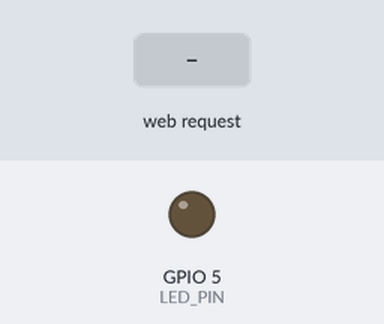
Recording of a sketch running on a simulated ESP8266 (NodeMCU). Shown: output pins drawn as LEDs (lit = HIGH). Inputs (shaded band) come from the test bench. WiFi joins after 1.5 s; servers stay silent unless stated; what the sketch prints to the serial monitor is not drawn.

Above: at 3.2 s.
3.3 s: HTTP request GET /led/on received
At 3.6 s:
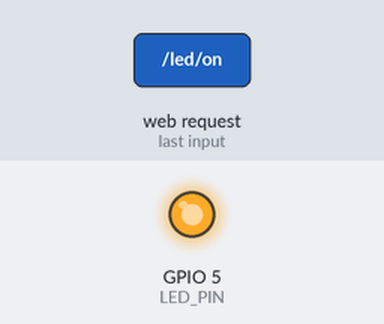
4.8 s: HTTP request GET /led/off received
At 6.0 s:
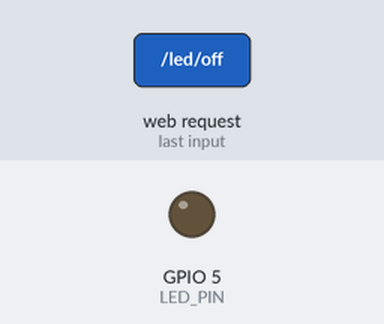
Timing chart, 0 to 7.8 s (numbered marks = the images above; inputs shaded):
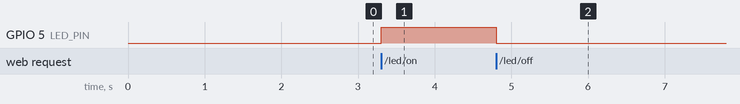

The sketch:

sketch_on_off_led.ino
```cpp
// void setup() {
//     pinMode(5, OUTPUT); // GPIO5 (D1)
// }

// void loop() {
//     digitalWrite(5, HIGH); // LED ON
//     delay(1000);
//     digitalWrite(5, LOW);  // LED OFF
//     delay(1000);
// }

#include <ESP8266WiFi.h>
#include <ESP8266WebServer.h>

const char* ssid = "Beik";
const char* password = "albei@1886934070";

ESP8266WebServer server(80); // Create a web server on port 80

const int LED_PIN = 5; // GPIO5 (D1) for external LED

void handle_On() {
    Serial.println("Turning LED ON");
    digitalWrite(LED_PIN, HIGH);
    server.send(200, "text/plain", "LED ON");
}

void handle_Off() {
    Serial.println("Turning LED OFF");
    digitalWrite(LED_PIN, LOW);
    server.send(200, "text/plain", "LED OFF");
}

void handle_Root() {
    server.send(200, "text/plain", "ESP8266 Web Server Running!");
}

void setup() {
    Serial.begin(9600);
    pinMode(LED_PIN, OUTPUT);
    digitalWrite(LED_PIN, LOW); // Ensure LED is OFF initially

    WiFi.begin(ssid, password);
    Serial.print("Connecting to WiFi...");

    while (WiFi.status() != WL_CONNECTED) {
        delay(1000);
        Serial.print(".");
    }

    Serial.println("\nConnected!");
    Serial.print("IP Address: ");
    Serial.println(WiFi.localIP());

    server.on("/", handle_Root);
    server.on("/led/on", HTTP_GET, handle_On);
    server.on("/led/off", HTTP_GET, handle_Off);
    server.begin();
    Serial.println("Server started...");
}

void loop() {
    server.handleClient();
}
```

Measured:
- after the input at 3.3 s, GPIO 5 (LED_PIN): LOW → HIGH at once
- after the input at 4.8 s, GPIO 5 (LED_PIN): HIGH → LOW at once
